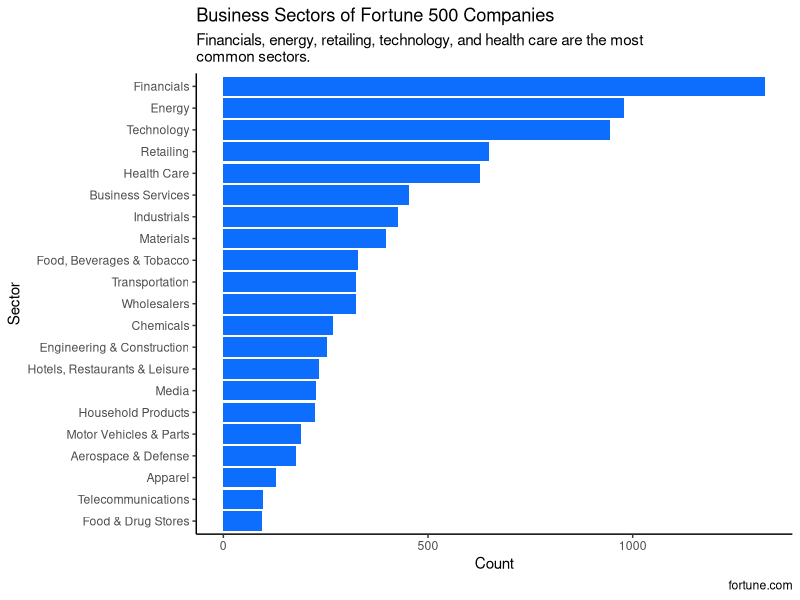
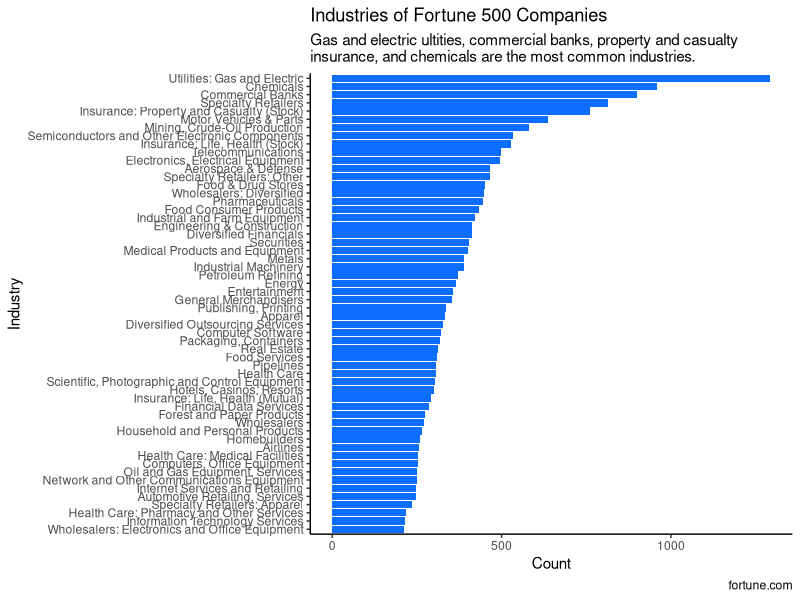

Generate these figures, in order, with R:
## ---- chunk 1
#| message: false
#| warning: false
library(tidyverse)
library(readr)
library(forcats)
## ---- chunk 2
fortune <- read_csv('data/Cleaned Data.csv', show_col_types = FALSE) |>
  select(rank, name, sector, industry)
## ---- chunk 3
business_sect <- unique(fortune) |>
  select(sector) |>
  drop_na() |>
  count(sector) |>
  mutate(sector = fct_reorder(sector, n, .desc = FALSE))
## ---- chunk 4
business_ind <- unique(fortune) |>
  select(industry) |>
  drop_na() |>
  count(industry) |>
  filter(n > 210) |>
  mutate(industry = fct_reorder(industry, n, .desc = FALSE))
## ---- chunk 5
business_sect |>
  ggplot(aes(x = sector, y = n)) +
  geom_bar(stat = 'identity', fill = '#0d6efd') +
  theme(axis.text.y = element_text(angle = 0)) +
  labs(title = "Business Sectors of Fortune 500 Companies",
       subtitle = "Financials, energy, retailing, technology, and health care are the most\ncommon sectors.",
       x = 'Sector',
       y = 'Count',
       caption = 'fortune.com') +
  coord_flip() +
  theme_classic()
## ---- chunk 6
business_ind |>
  ggplot(aes(x = industry, y = n)) +
  geom_bar(stat = 'identity', fill = '#0d6efd') +
  theme(axis.text.y = element_text(angle = 0)) +
  labs(title = "Industries of Fortune 500 Companies",
       subtitle = "Gas and electric ultities, commercial banks, property and casualty\ninsurance, and chemicals are the most common industries.",
       x = 'Industry',
       y = 'Count',
       caption = 'fortune.com') +
  coord_flip() +
  theme_classic()
